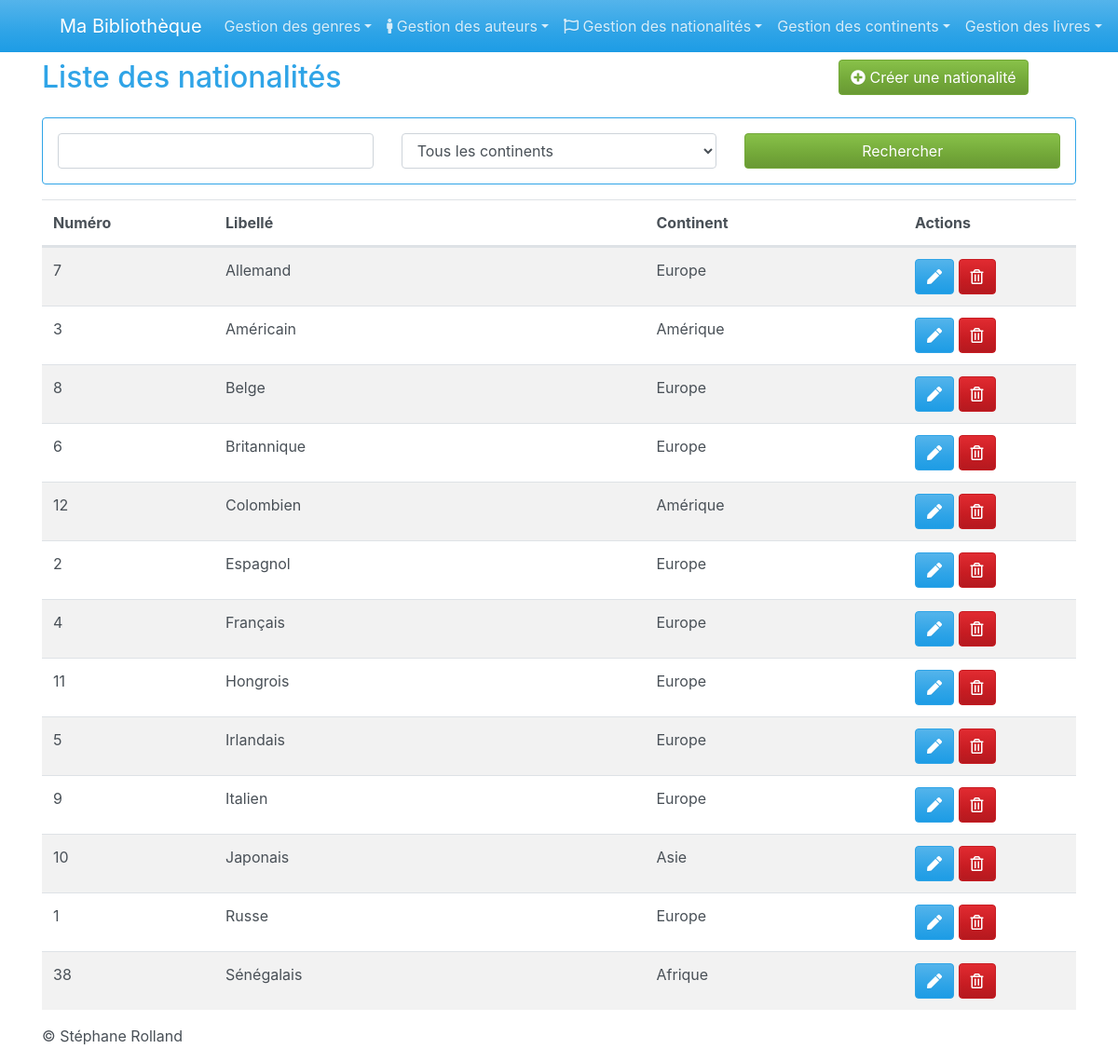
The page /index.php?uc=nationalites&action=list on the database its author committed.
### tables this page shows
CREATE TABLE `nationalite` (
  `num` smallint(6) NOT NULL,
  `libelle` varchar(50) NOT NULL DEFAULT '',
  `numContinent` int(11) DEFAULT NULL
);

CREATE TABLE `continent` (
  `num` int(11) NOT NULL,
  `libelle` varchar(50) NOT NULL
);

### modeles/monPdo.php (called while the page is built, shortened)
<?php
class MonPdo
{
private static $serveur='mysql:host=localhost';
private static $bdd='dbname=biblio';
private static $user='root' ;
private static $mdp='' ;
private static $unPdo = null;
private function __construct()
{
    MonPdo::$unPdo = new PDO(MonPdo::$serveur.';'.MonPdo::$bdd, MonPdo::$user, MonPdo::$mdp);
    MonPdo::$unPdo->query("SET CHARACTER SET utf8");
    MonPdo::$unPdo->setAttribute(PDO::ATTR_ERRMODE, PDO::ERRMODE_EXCEPTION);
}
public static function getInstance()
{
    return self::$unPdo;
}
}
?>

### modeles/Nationalite.php (called while the page is built, shortened)
<?php
class Nationalite {
    public static function findAll(?string $libelle="", ?string $continent="Tous") :array
    {
        $texteReq="select n.num as numero, n.libelle as 'libNation', c.libelle as 'libContinent'  from nationalite n, continent c where n.numContinent=c.num";
        $texteReq.=" order by n.libelle";
        $req = MonPdo::getInstance()->prepare($texteReq);
        $req->setFetchMode(PDO::FETCH_OBJ);
        $req->execute();
        $lesResultats=$req->fetchAll();
        return $lesResultats;
    }
}

### vues/nationalite/listeNationalites.php (the view, shortened to what this page needs)
<div class="container mt-5">
    <div class="row pt-3">
        <div class="col-9">
            <h2>Liste des nationalités</h2>
        </div>
        <div class="col-3"><a href="index.php?uc=nationalites&action=add" class='btn btn-success'><i class="fas fa-plus-circle"></i> Créer une nationalité</a> </div>
    </div>
    <form id="formRecherche" action="index.php?uc=nationalites&action=list" method="post" class="border border-primary rounded p-3 mt-3 mb-3">
        <div class="row">
            <div class="col">
                <input type="text" class='form-control' id='libelle' onInput="document.getElementById('formRecherche').submit()" placehoder='Saisir le libellé' name='libelle' value="<?php echo $libelle; ?>">
            </div>
            <div class="col">
                <select name="continent" class="form-control" onChange="document.getElementById('formRecherche').submit()">
                    <?php
                    echo "<option value='Tous'>Tous les continents</option>";
                    ?>
                </select>
            </div>
            <div class="col">
                <button type="submit" class="btn btn-success btn-block"> Rechercher</button>
            </div>
        </div>
    </form>
    <table class="table table-hover table-striped">
        <thead>
            <tr class="d-flex">
                <th scope="col" class="col-md-2">Numéro</th>
                <th scope="col" class="col-md-5">Libellé</th>
                <th scope="col" class="col-md-3">Continent</th>
                <th scope="col" class="col-md-2">Actions</th>
            </tr>
        </thead>
        <tbody>
            <?php
            foreach ($lesNationalites as $nationalite) {
                echo "<tr class='d-flex'>";
                echo "<td class='col-md-2'>$nationalite->numero</td>";
                echo "<td class='col-md-5'>$nationalite->libNation</td>";
                echo "<td class='col-md-3'>$nationalite->libContinent</td>";
                echo "<td class='col-md-2'>
            <a href='index.php?uc=nationalites&action=update&num=". $nationalite->numero . "' class='btn btn-primary'><i class='fas fa-pen'></i></a>
            <a href='#modalSuppression' data-toggle='modal' data-message='Voulez vous supprimer cette nationalité ?' data-suppression='index.php?uc=nationalites&action=delete&num=".$nationalite->numero ."' class='btn btn-danger'><i class='far fa-trash-alt'></i></a>
        </td>";
                echo "</tr>";
            }
            ?>
        </tbody>
    </table>
</div>

### rows shown on the page
nationalite: num "7", libelle "Allemand", numContinent.libelle "Europe"
nationalite: num "3", libelle "Américain", numContinent.libelle "Amérique"
nationalite: num "8", libelle "Belge", numContinent.libelle "Europe"
nationalite: num "6", libelle "Britannique", numContinent.libelle "Europe"
nationalite: num "12", libelle "Colombien", numContinent.libelle "Amérique"
nationalite: num "2", libelle "Espagnol", numContinent.libelle "Europe"
nationalite: num "4", libelle "Français", numContinent.libelle "Europe"
nationalite: num "11", libelle "Hongrois", numContinent.libelle "Europe"
nationalite: num "5", libelle "Irlandais", numContinent.libelle "Europe"
nationalite: num "9", libelle "Italien", numContinent.libelle "Europe"
nationalite: num "10", libelle "Japonais", numContinent.libelle "Asie"
nationalite: num "1", libelle "Russe", numContinent.libelle "Europe"
nationalite: num "38", libelle "Sénégalais", numContinent.libelle "Afrique"
